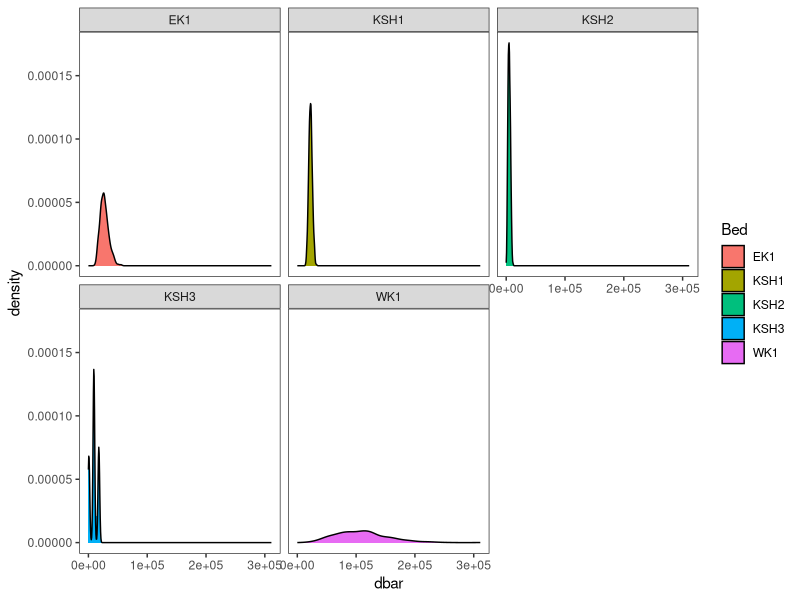
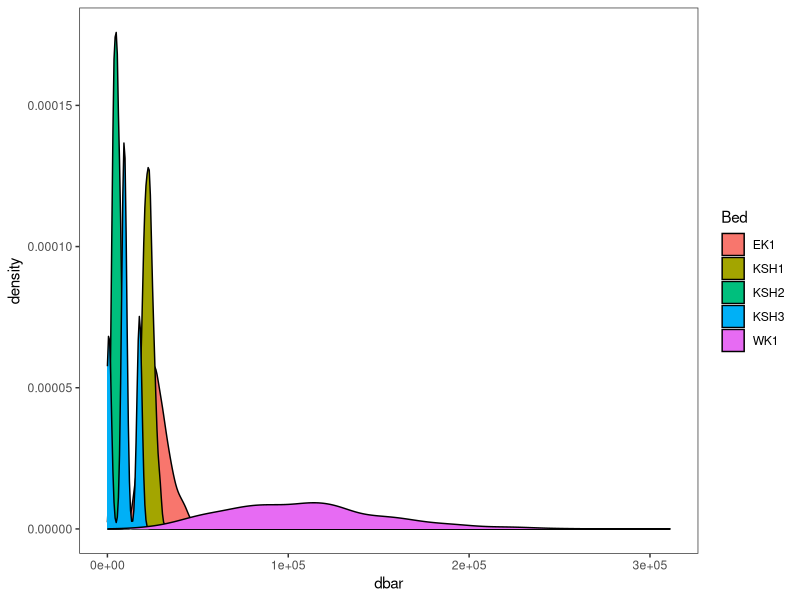
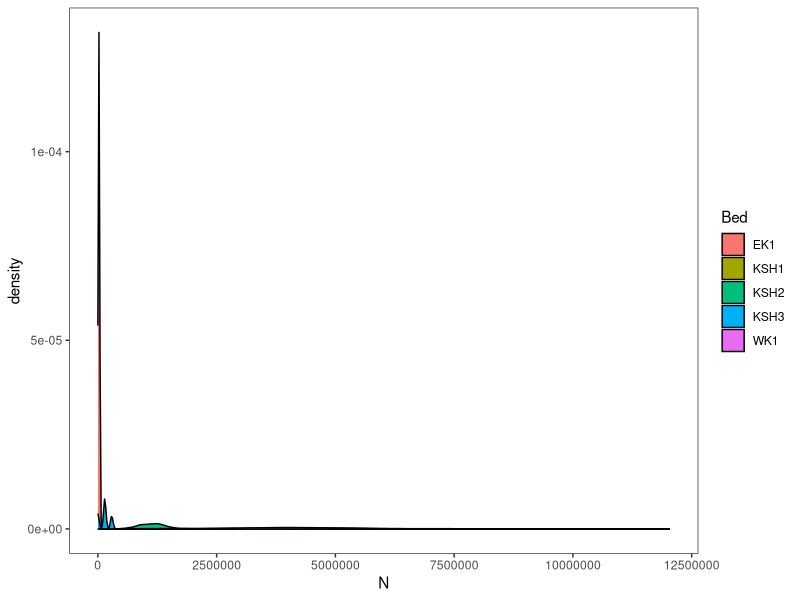
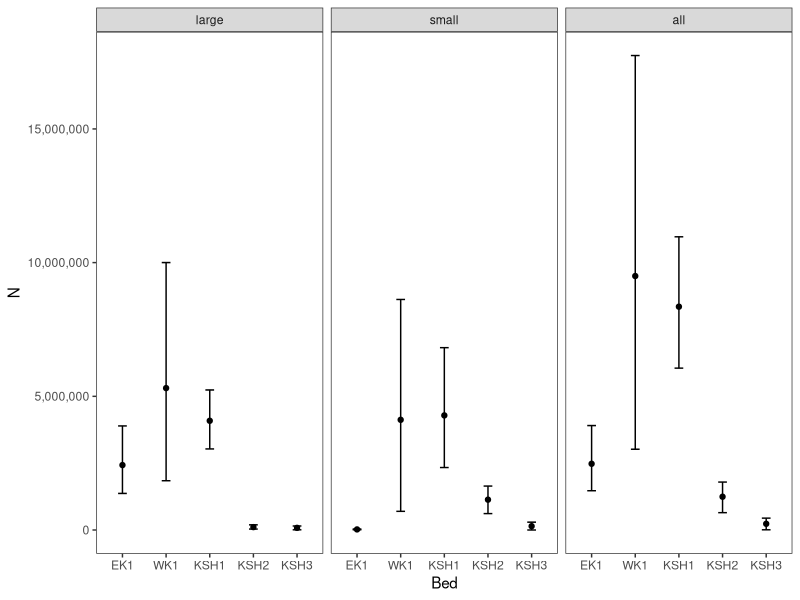
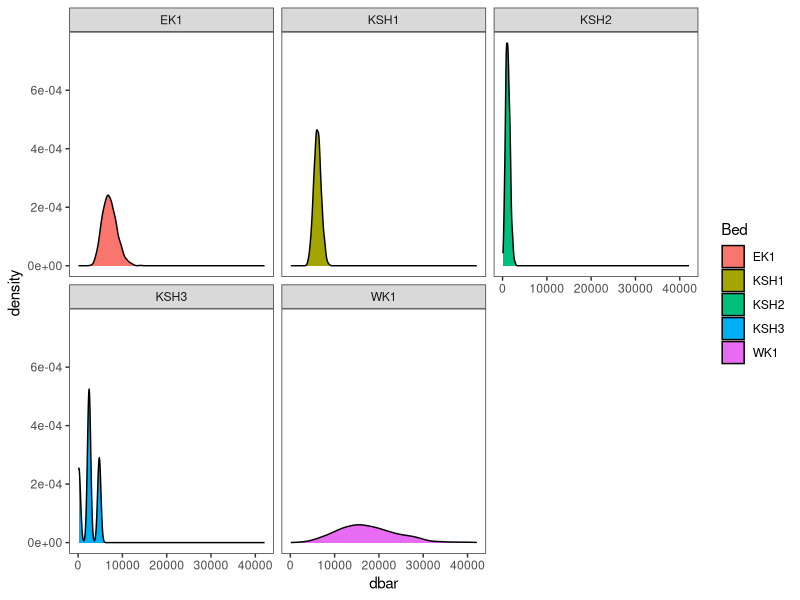
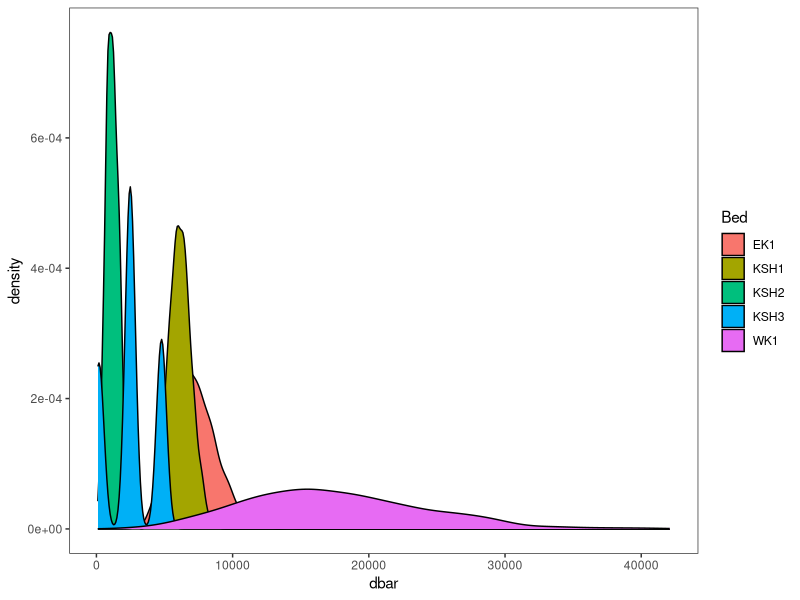
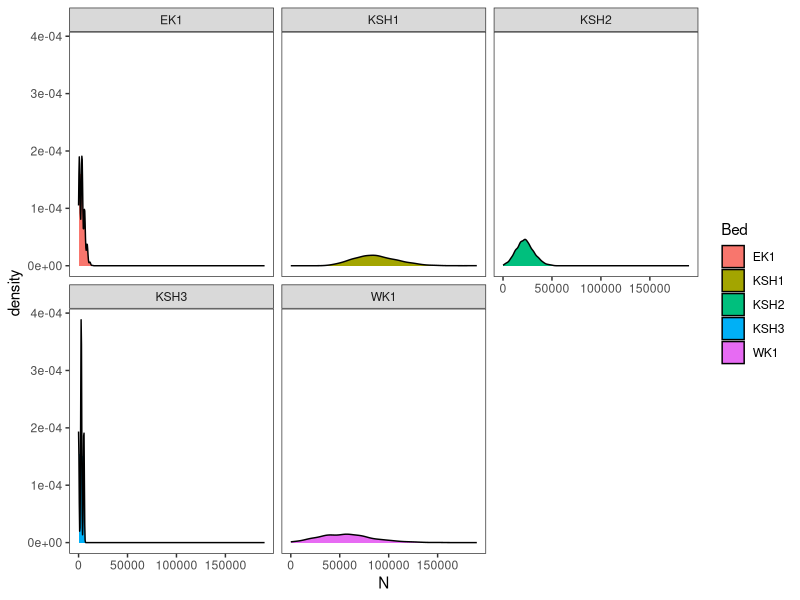
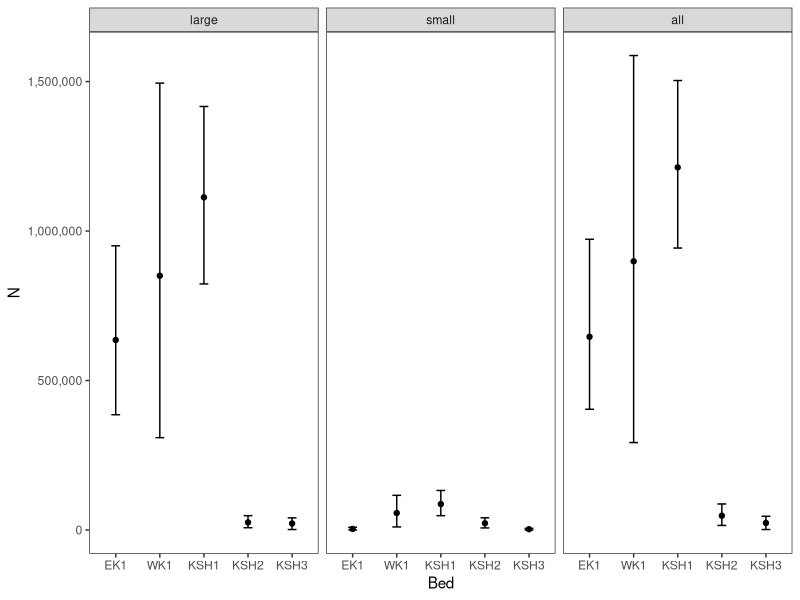

Write R code to recreate these figures, in order.
# load ----
library(tidyverse)
library(reshape2)
library(scales)
theme_set(theme_bw()+ 
             theme(panel.grid.major = element_blank(),
                   panel.grid.minor = element_blank()))

# data ----
#clean up event data- change names and data types etc.
events <- read.csv('./data/events_2016_161027.csv')
events %>% mutate(ID = gsub(" ", "", STATION_ID),date = as.Date(DATE_SET, format='%m-%d-%Y'),
                  year = as.numeric(format(date, "%Y"))) %>% 
   select(year, date, Event = EVENT_ID, District = DISTRICT, 
          Dredge = DREDGE_ID, Bed = BED_SW, Type = STATION_TYPE, ID = ID, 
          slat = START_LATITUDE, slon=START_LONGITUDE, sdepth = DEPTH_START_F, 
          stime = START_TIME, speed=TOW_SPEED, maxdepth=Max_Dpth_fa, mindepth=Min_Dpth_fa, 
          elat=END_LATITUDE, elon=END_LONGITUDE, edepth=DEPTH_END_F, etime=END_TIME, 
          calc_length=TOW_LENGTH_CALC, field_length=TOW_LENGTH_FIELD,length=TOW_LENGTH_DESIGNATED,
          performance=GEAR_PERFORMANCE_CODE_SW) %>% filter(performance==1)-> event

#check for replicates - if dataframe has values there are duplicates
event %>% group_by(Bed, ID) %>% filter(n()>1)

# a_i ----
#Dredge width in nmi = 0.00131663 x length of dredging in each station
# Q = 0.83
Q <- 0.83

# areas ----
# Total area of each bed
area <- read.csv('./data/area.csv')

#add ai column to events dataframe
#Dredge width in nmi = 0.00131663 x length of dredging in each station
# number of stations sampled by bed
event %>%  #ai is in nmi^2
   group_by(Bed) %>% 
   summarise(n=n()) %>% 
   left_join(area) %>% select(-grids)-> samples

event %>% mutate(ai=length * 0.00131663 * Q) %>% left_join(samples) -> event


catch <- read.csv('./data/catchComp_2016_161027.csv')
catch %>% select(Event = EVENT_ID, species=RACE_CODE, 
                 size_class=SCAL_SIZE_CLASS, count=COUNT,
                 sample_wt=SAMPLE_WT_KG, cond = CONDITION_CODE_RII, 
                 sample_type = SAMPLE_TYPE) -> catch

# scallops ----
# catch ----
# create catch data.frame
catch %>% filter(species==74120, cond==1) %>% 
   group_by(Event, size_class) %>% 
   summarise(catch=sum(count, na.rm=T)) %>% 
   dcast(Event~size_class,sum, drop=TRUE) -> s.catch
names(s.catch) <- c('Event', 'large', 'small')

scal.catch <- merge(s.catch,event, all = TRUE) # merge with events - keep NA
   scal.catch[is.na(scal.catch)] <- 0 # change NA to 0
   scal.catch %>% dplyr::select(Event, large, small,year,District,Bed,n,ai,area_nm2) %>% 
      mutate(all = large+small) %>% 
      melt(., id.vars=c('Event','year','District','Bed','n','ai','area_nm2')) %>% 
      mutate(di= value/ai) %>% 
      group_by(District,Bed,year, variable) %>% 
      do(dat=(.)) %>% 
      select(dat) %>% 
      map(identity) -> scal.catch

# weight ----
# create weight data.frame
   catch %>% filter(species==74120, cond==1) %>% 
      group_by(Event, size_class) %>% select(-count) %>% 
      summarise(weight=sum(sample_wt, na.rm=T)) %>% 
      dcast(Event~size_class,sum, drop=TRUE) -> s.weight
   names(s.weight) <- c('Event', 'large', 'small')

scal.weight <- merge(s.weight,event, all = TRUE) # merge with events - keep NA
scal.weight[is.na(scal.weight)] <- 0 # change NA to 0
scal.weight %>% dplyr::select(Event, large, small,year,District,Bed,n,ai,area_nm2) %>% 
   mutate(all = large+small) %>% 
   melt(., id.vars=c('Event','year','District','Bed','n','ai','area_nm2')) %>% 
   mutate(di= value/ai) %>% 
   group_by(District,Bed,year, variable) %>% 
   do(dat=(.)) %>% 
   select(dat) %>% 
   map(identity) -> scal.weight

# bootstrap ----
f.it <- function(x){
   # first turn the list to a dataframe
   # extract the identifiers to append to the results
   # function to be run each time for calculating dbar & N
   # function to sample by rows
   # replicate the data 1000 times
   
   x = as.data.frame(x)
   y = x[1,c(2:4,8)]
   boot.it <- function(x){
      d_bar = sum(x$di)/mean(x$n)
      N=mean(x$area_nm2)*d_bar
      c(d_bar, N)
   }

   f.do <- function(x){
   x %>% sample_n(nrow(.), replace=TRUE) -> x 
   boot.it(x)
   }

   as.data.frame(t(replicate(1000,f.do(x)))) -> out
   names(out) <- c('dbar','N')
   cbind(out,y)
}


#catch ----
numbers <- lapply(scal.catch$dat,f.it)
numbers <- as.data.frame(do.call(rbind,numbers))

numbers %>% filter(variable=='large') %>% 
   ggplot(aes(dbar, fill=Bed))+geom_density()+ facet_wrap(~Bed)

numbers %>% filter(variable=='large') %>% 
   ggplot(aes(dbar, fill=Bed))+geom_density()

numbers %>% filter(variable=='small') %>% 
   ggplot(aes(N, fill=Bed))+geom_density() 

numbers %>% group_by(District,Bed,year,variable) %>% 
   summarise(llN=quantile(N,0.025),ulN=quantile(N,0.975),N=mean(N), 
             lldbar=quantile(dbar,0.025),uldbar=quantile(dbar,0.975),dbar=mean(dbar)) %>% 
   group_by(Bed,variable) %>% 
   ggplot(aes(Bed,N))+geom_point()+geom_errorbar(aes(ymin=llN,ymax=ulN), width=0.2)+facet_wrap(~variable)+
   scale_x_discrete(limits=c('EK1','WK1','KSH1','KSH2','KSH3'))+ scale_y_continuous(labels = comma)

#weight ----
# apply the function to each component of the list
weight <- lapply(scal.weight$dat,f.it)

# bind the results together and convert to a dataframe
weight <- as.data.frame(do.call(rbind,weight))


weight %>% filter(variable=='large') %>% 
   ggplot(aes(dbar, fill=Bed))+geom_density()+ facet_wrap(~Bed)


weight %>% filter(variable=='large') %>% 
   ggplot(aes(dbar, fill=Bed))+geom_density()

weight %>% filter(variable=='small') %>% 
   ggplot(aes(N, fill=Bed))+geom_density() + facet_wrap(~Bed)

weight %>% group_by(District,Bed,year,variable) %>% 
   summarise(llN=quantile(N,0.025),ulN=quantile(N,0.975),N=mean(N), 
             lldbar=quantile(dbar,0.025),uldbar=quantile(dbar,0.975),dbar=mean(dbar)) %>% 
   group_by(Bed,variable) %>% 
   ggplot(aes(Bed,N))+geom_point()+geom_errorbar(aes(ymin=llN,ymax=ulN), width=0.2)+facet_wrap(~variable)+
   scale_x_discrete(limits=c('EK1','WK1','KSH1','KSH2','KSH3'))+ scale_y_continuous(labels = comma)
